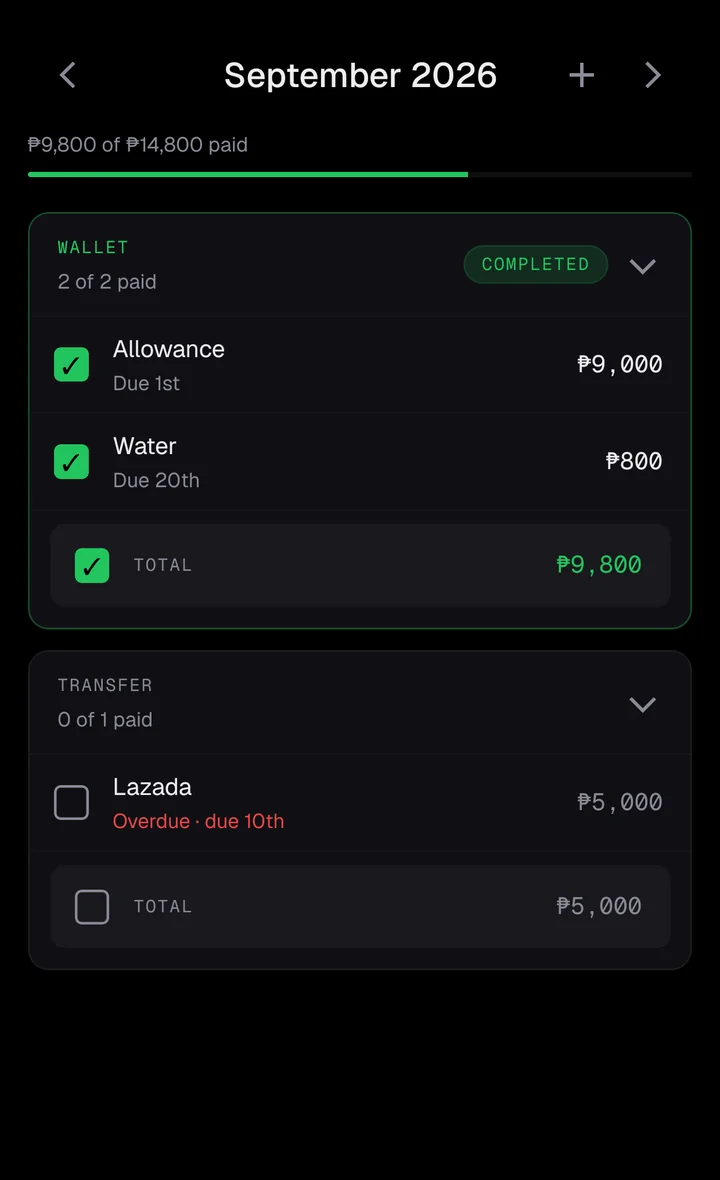
#> input picture assets/screens/month.webp, 720 x 1180 px, given in place of month.png, which was not available
$ python crop_screens.py ../assets/screens
#> lines starting #> are read from the running program, lines starting #| are printed output that depends on the picture
"""Crop raw 1240x2772 device captures into assets/screens/.

Usage: python scripts/crop_screens.py <raw_dir>
Expects <raw_dir>/<name>.png for each name in SCREENS.
"""
from __future__ import annotations

import sys
from pathlib import Path

from PIL import Image

ROOT = Path(__file__).resolve().parent.parent
OUT = ROOT / "assets" / "screens"
SCREENS = ["month", "month-settled", "template", "history", "settings"]

# Crop box in source pixels: below the status bar, above the ad banner / tab bar.
# Tuned for a 1240x2772 capture; adjust TOP/BOTTOM after eyeballing the raw files.
TOP = 130
BOTTOM = 2162          # 2162 - 130 = 2032 px tall -> 1240:2032 = 720:1180
TARGET_W = 720


def crop(name: str, raw_dir: Path) -> None:
#> called with name = 'month'
    src = raw_dir / f"{name}.png"
    im = Image.open(src).convert("RGB")
#> im is the input picture: PIL image 720x1180 RGB; mean R, G, B 13.2, 14.5, 15.9
    w, h = im.size
#> w = 720; h = 1180
    if (w, h) != (1240, 2772):
        print(f"warning: {src.name} is {w}x{h}, crop box assumes 1240x2772")
#| warning: month.png is 720x1180, crop box assumes 1240x2772
    out = im.crop((0, TOP, w, min(BOTTOM, h)))
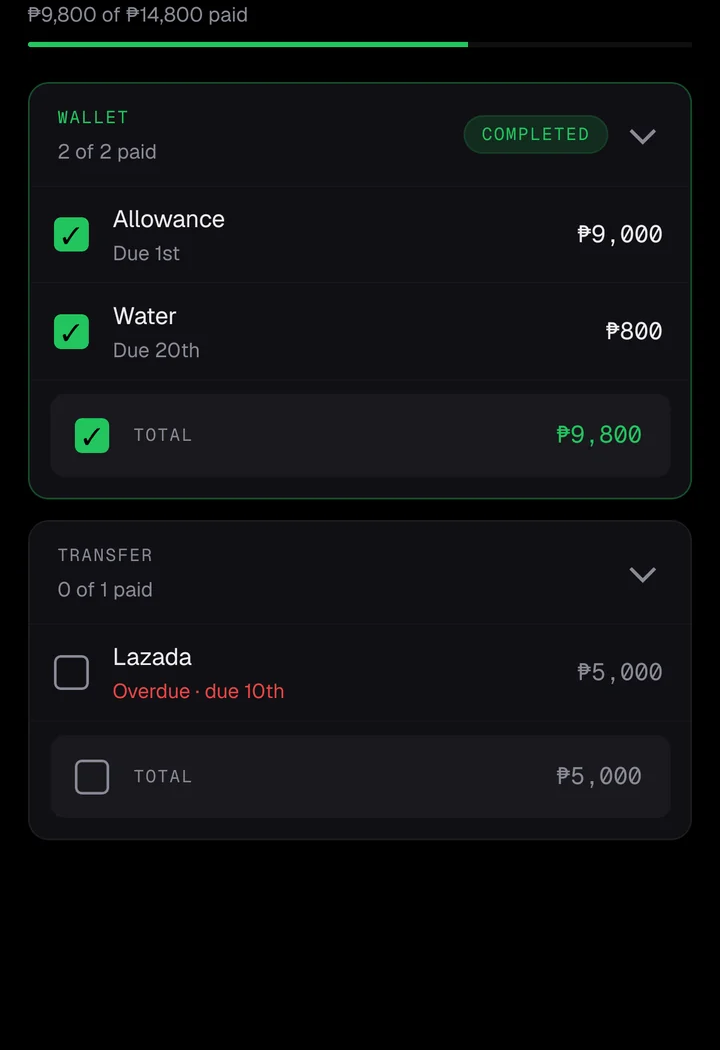
#> out: PIL image 720x1050 RGB; mean R, G, B 13.9, 15.4, 17
    scale = TARGET_W / out.width
#> scale = 1
    out = out.resize((TARGET_W, round(out.height * scale)), Image.LANCZOS)
    OUT.mkdir(parents=True, exist_ok=True)
    out.save(OUT / f"{name}.png", optimize=True)
    out.save(OUT / f"{name}.webp", quality=85, method=6)
    print(f"{name}: {out.width}x{out.height}")
#| month: 720x1050


def main() -> int:
    if len(sys.argv) != 2:
        print(__doc__)
        return 2
    raw_dir = Path(sys.argv[1])
    for name in SCREENS:
        crop(name, raw_dir)
#> pass 2 of the loop in main, `for name in SCREENS:`:
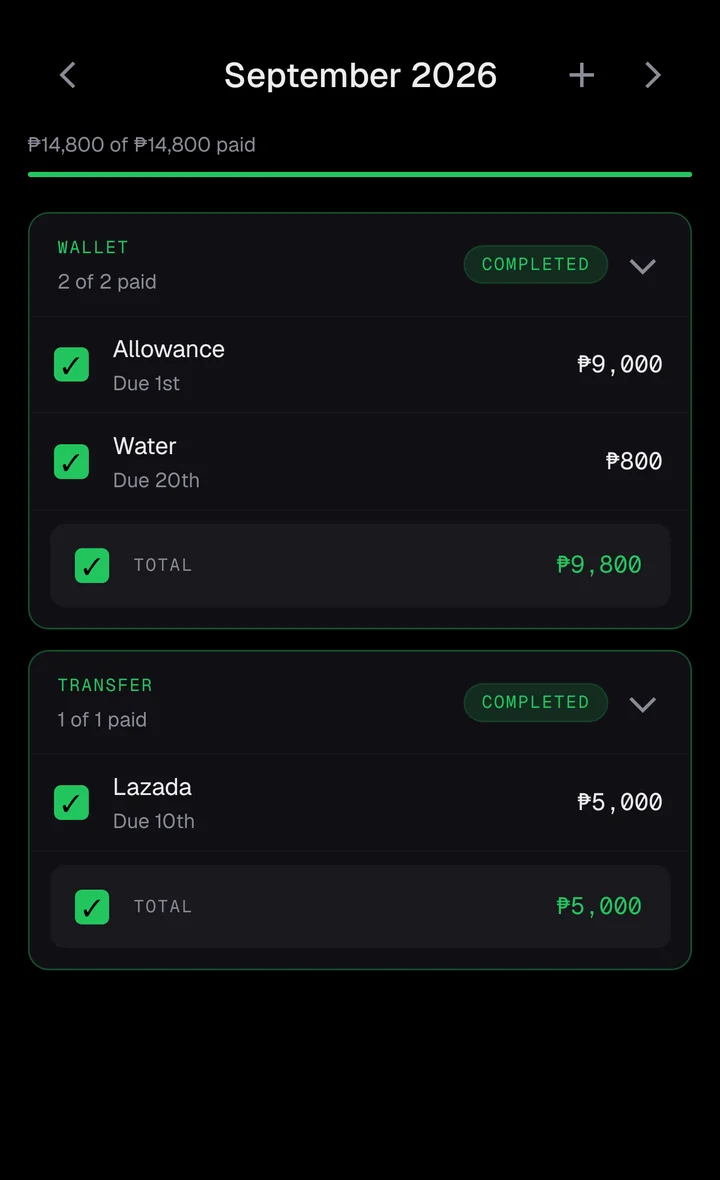
#> input picture assets/screens/month-settled.webp, 720 x 1180 px, given in place of month-settled.png, which was not available
#> in crop, im is the input picture: PIL image 720x1180 RGB; mean R, G, B 13, 15.7, 16.3
#| warning: month-settled.png is 720x1180, crop box assumes 1240x2772
#> in crop (call 2), `out = im.crop((0, TOP, w, min(BOTTOM, h)))`:
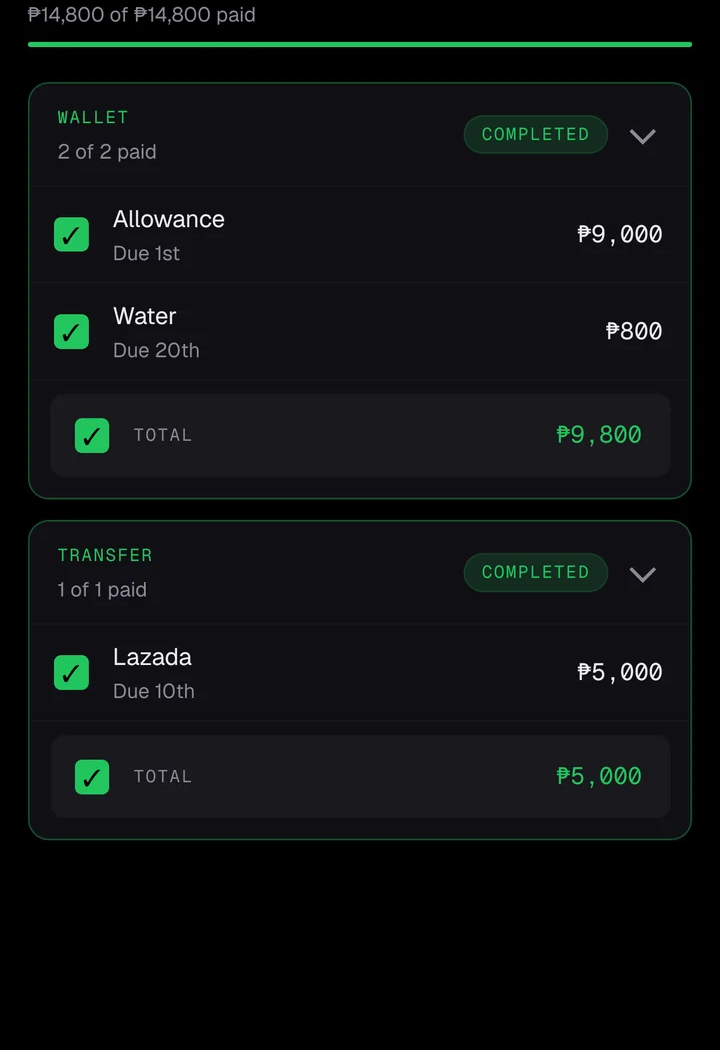
#> out: PIL image 720x1050 RGB; mean R, G, B 13.7, 16.8, 17.4
#| month-settled: 720x1050
    return 0


if __name__ == "__main__":
    sys.exit(main())
#> (the program exits here)
